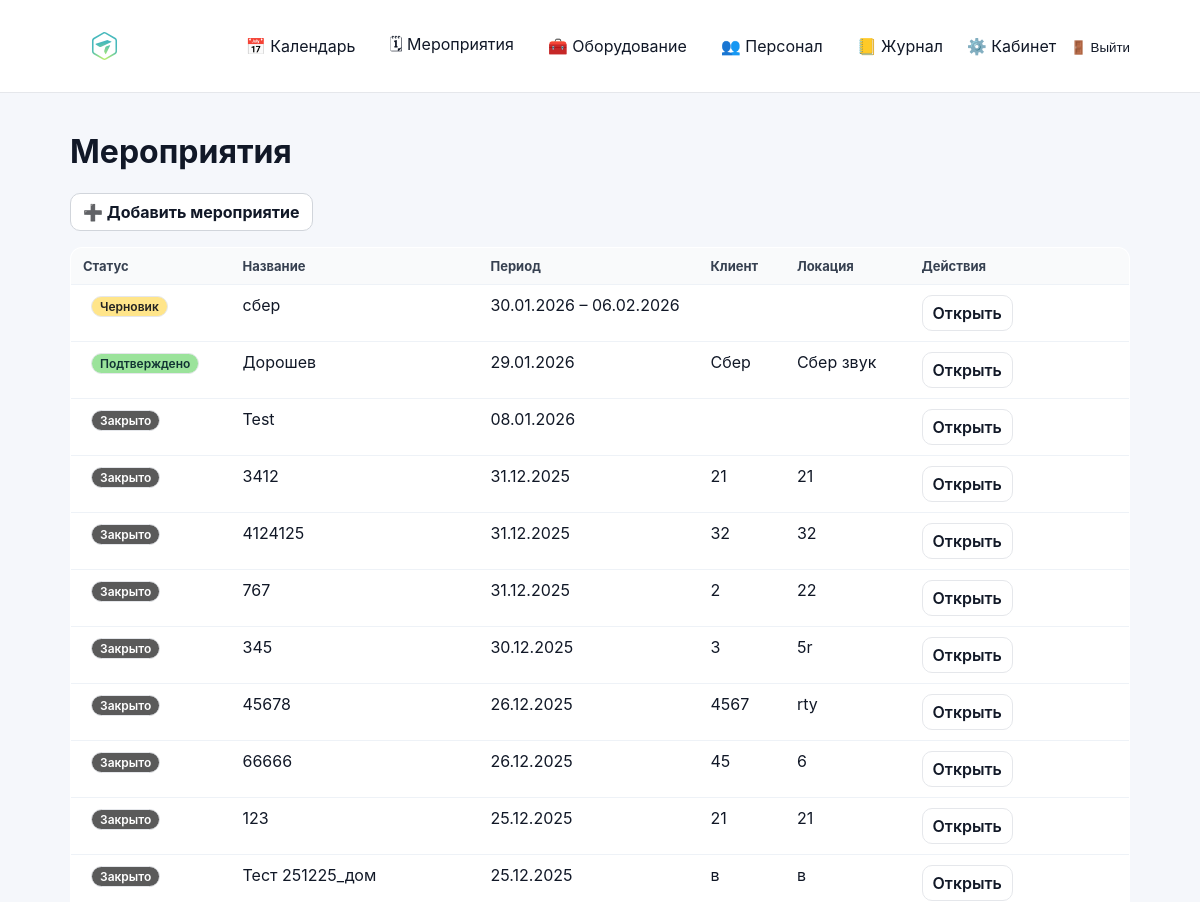
The app's page /events/ (signed in, upper part), older data.
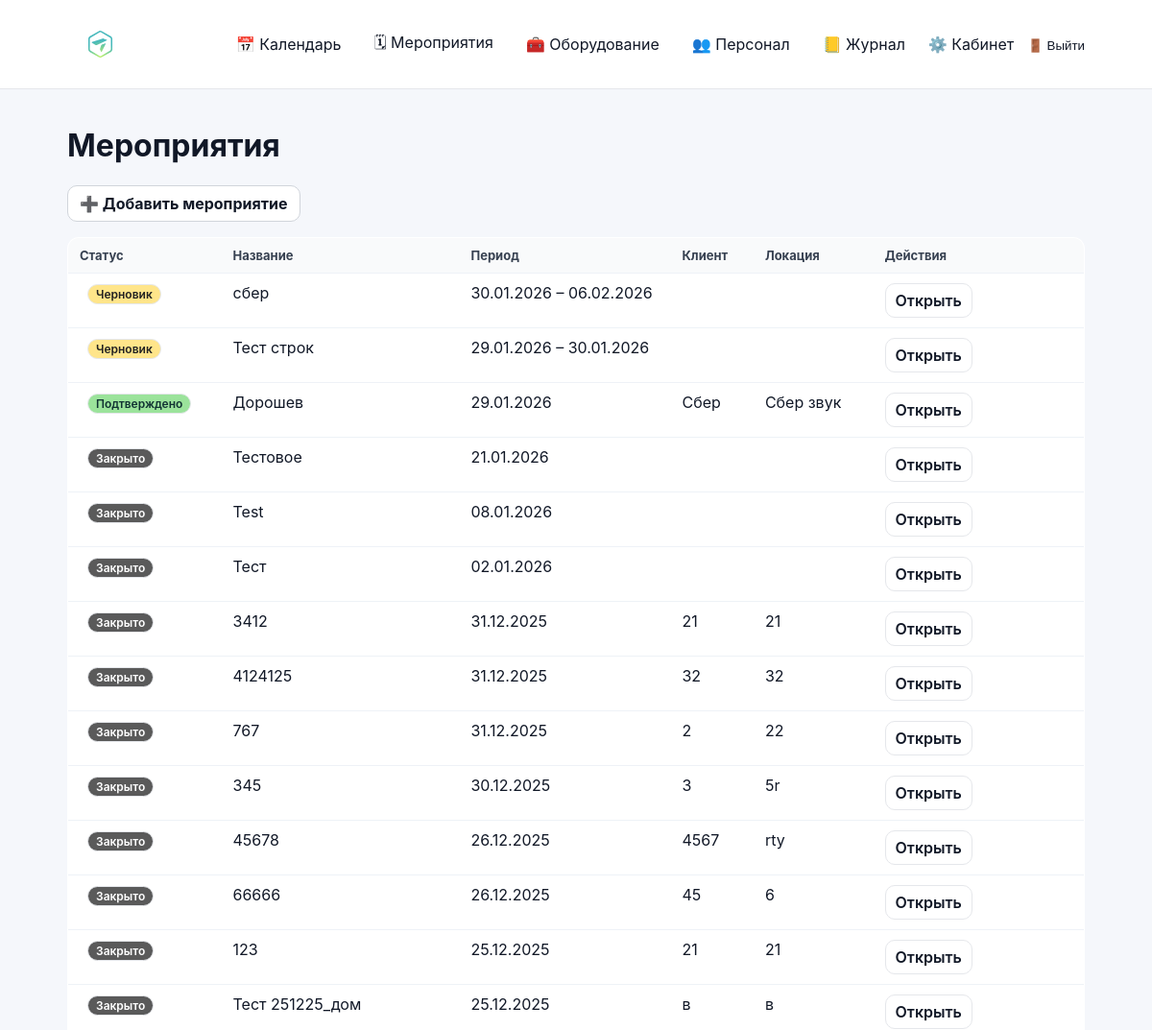
The same page, newer data.
### events/models.py (models this page shows, shortened)
class Event(models.Model):
    class Meta:
        permissions = [
            ("edit_event_card", "Can edit event card (dates/status/etc)"),
            ("edit_event_equipment", "Can edit event equipment (own/rented)"),
        ]
    STATUS_DRAFT = "draft"
    STATUS_CONFIRMED = "confirmed"
    STATUS_CANCELLED = "cancelled"
    STATUS_CLOSED = "closed"
    STATUS_CHOICES = (
        (STATUS_DRAFT, "Черновик"),
        (STATUS_CONFIRMED, "Подтверждено"),
        (STATUS_CANCELLED, "Отменено"),
        (STATUS_CLOSED, "Закрыто"),
    )
    name = models.CharField(max_length=200)
    start_date = models.DateField()
    end_date = models.DateField(blank=True, null=True)
    client = models.CharField(max_length=200, blank=True)
    location = models.CharField(max_length=200, blank=True)
    responsible = models.ForeignKey(
        User,
        on_delete=models.SET_NULL,
        null=True,
        related_name="events",
    )
    s_engineer = models.ForeignKey(
        User,
        on_delete=models.SET_NULL,
        null=True,
        blank=True,
        related_name="senior_events",
    )
    engineers = models.ManyToManyField(
        User,
        blank=True,
        related_name="engineer_events",
    )
    status = models.CharField(
        max_length=20,
        choices=STATUS_CHOICES,
        default=STATUS_DRAFT,
    )
    created_at = models.DateTimeField(auto_now_add=True)

### events/views.py (the view)
# urls.py: path("events/", event_list_view, name="event_list"),
@login_required
def event_list_view(request: HttpRequest) -> HttpResponse:
    qs = (
        Event.objects
        .all()
        .select_related("responsible", "s_engineer")
        .prefetch_related("engineers")
        .order_by("-start_date", "-id")
    )
    return render(request, "events/event_list.html", {
        "events": qs,
        "can_create_event": can_edit_event_card(request.user),
    })

### accounts/context_processors.py (called while the page is built)
def authz_flags(request):
    user = getattr(request, "user", None)
    return {
        "can_manage_staff": can_manage_staff(user),
        "can_edit_event_card": can_edit_event_card(user),
        "can_edit_event_equipment": can_edit_event_equipment(user),
        "can_edit_inventory": can_edit_inventory(user),
    }

### accounts/permissions.py (called while the page is built)
def _ok(user) -> bool:
    return bool(user and user.is_authenticated)

def is_super(user) -> bool:
    return bool(_ok(user) and getattr(user, "is_superuser", False))

def can_manage_staff(user) -> bool:
    return is_super(user) or (_ok(user) and user.has_perm("accounts.manage_staff"))

def can_edit_inventory(user) -> bool:
    return is_super(user) or (_ok(user) and user.has_perm("inventory.manage_inventory"))

def can_edit_event_card(user) -> bool:
    return is_super(user) or (_ok(user) and user.has_perm("events.edit_event_card"))

def can_edit_event_equipment(user) -> bool:
    return is_super(user) or (_ok(user) and user.has_perm("events.edit_event_equipment"))

### events/templates/events/event_list.html (shortened to what this page needs)
{% extends "base.html" %}
{% block content %}
<h1>Мероприятия</h1>
{% if can_create_event %}
  <div style="margin-bottom:16px;">
    <a class="btn" href="{% url 'event_create' %}">
      ➕ Добавить мероприятие
    </a>
  </div>
{% endif %}
<table class="list-table">
    <thead>
        <tr>
            <th style="width:160px;">Статус</th>
            <th>Название</th>
            <th style="width:220px;">Период</th>
            <th>Клиент</th>
            <th>Локация</th>
            <th style="width:220px;">Действия</th>
        </tr>
    </thead>
    <tbody>
        {% for event in events %}
        <tr>
            <td>
                <span class="badge status-{{ event.status }}">{{ event.get_status_display }}</span>
            </td>
            <td>
                <a href="{% url 'event_detail' event.id %}">{{ event.name }}</a>
            </td>
            <td>
                {% if event.start_date == event.end_date %}
                    {{ event.start_date|date:"d.m.Y" }}
                {% else %}
                    {{ event.start_date|date:"d.m.Y" }} – {{ event.end_date|date:"d.m.Y" }}
                {% endif %}
            </td>
            <td>{{ event.client }}</td>
            <td>{{ event.location }}</td>
            <td>
                <a class="btn-secondary" href="{% url 'event_detail' event.id %}">Открыть</a>
            </td>
        </tr>
        {% empty %}
        <tr>
            <td colspan="6">Мероприятий пока нет</td>
        </tr>
        {% endfor %}
    </tbody>
</table>
{% endblock %}

Row changes from the older to the newer data that the page shows:
added Event: status "Черновик", name "Тест строк", start_date "29.01.2026", end_date "30.01.2026"
added Event: status "Закрыто", name "Тестовое", start_date "21.01.2026"
added Event: status "Закрыто", name "Тест", start_date "02.01.2026"
